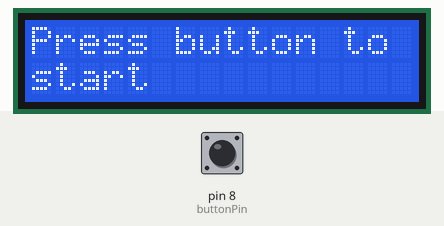
Recording of a sketch running on a simulated Arduino Uno, built with avr-gcc and run on an emulated ATmega328P. Parts: 16×2 character LCD. The test bench sets the inputs (shaded band); at power-on: pin 8 (buttonPin) LOW. Random numbers use the default seed unless the sketch sets one.

Above: at 1.2 s.
1.3 s: pin 8 (buttonPin) pulled HIGH for 0.15 s
At 1.47 s:
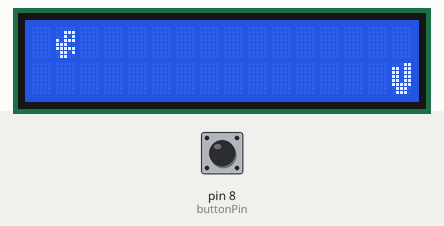
2.0 s: pin 8 (buttonPin) pulled HIGH for 0.15 s
At 2.68 s:
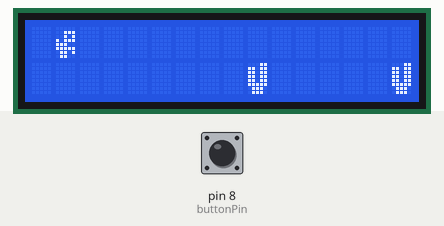
2.7 s: pin 8 (buttonPin) pulled HIGH for 1 s
At 3.28 s:
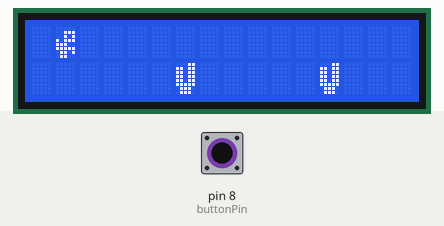
6.7 s: pin 8 (buttonPin) pulled HIGH for 0.15 s
At 7.16 s:
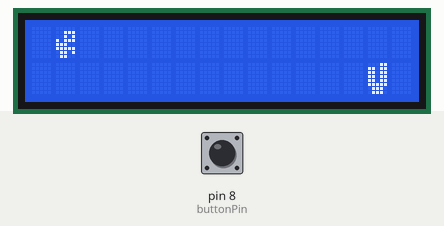
7.4 s: pin 8 (buttonPin) pulled HIGH for 1 s
At 7.77 s:
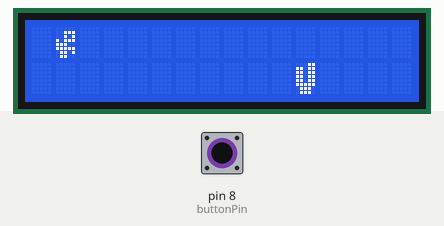
9.0 s: pin 8 (buttonPin) pulled HIGH for 3.2 s
At 15.8 s:
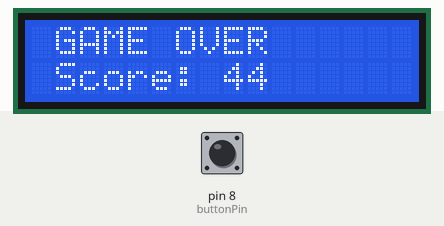
Timing chart, 0 to 17.3 s (numbered marks = the images above; inputs shaded):
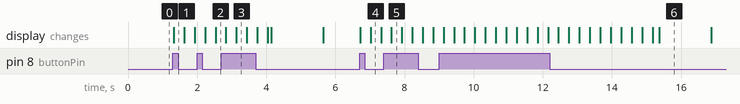

The sketch:

BeadandoV1.0.ino
```cpp
#include <LiquidCrystal.h>
#include <Wire.h>

LiquidCrystal lcd(2,3,4,5,6,7);

boolean dinoOnGround = true;

int buttonPin = 8;
int buttonState = 0;
int highScore = 0;

boolean playState = false;


int score = 0;

unsigned long jumpTime = 0;
bool jumping = false;

int cactusX = 16;
unsigned long lastMoved = 0;
int cactusSpeed = 200;
int distance = 6;
int distanceTwo = 6;

unsigned long lastUpdateScore = 0;

//dino character
byte dino [8]
{ B00000,
  B00111,
  B00101,
  B10111,
  B11100,
  B11111,
  B01101,
  B01100,
};

//tree character
byte tree [8]
{
  B00011,
  B11011,
  B11011,
  B11011,
  B11011,
  B11111,
  B01110,
  B01110
};

void readInput(){
  int state = digitalRead(buttonPin);
  if(state == HIGH && !jumping){
    jumping = true;
    jumpTime = millis();
  }
}
void Jump(){
  if(jumping){
    lcd.setCursor(1,0);
    lcd.write(7);
    lcd.setCursor(1,1);
    lcd.print(" ");
    dinoOnGround = false;
    if(millis() - jumpTime >= 800){
      jumping = false;
    }
  }
  else{
    lcd.setCursor(1,1);
    lcd.write(7);
    lcd.setCursor(1,0);
    lcd.print(" ");
    dinoOnGround = true;
  }
}

void moveCactus(){
  if(millis() - lastMoved >= cactusSpeed){
    lastMoved = millis();
    --cactusX;
    ++score;
    if(cactusX + distance + distanceTwo < 0){
      cactusX = 16;
      distance = random(5,9);
      distanceTwo = random(5,9);
    }
  }
}
void drawCactus(){
  if(cactusX >= 0 && cactusX < 16){
    lcd.setCursor(cactusX,1);
    lcd.write(6);
  }

  if(cactusX + 1 >= 0 && cactusX + 1 < 16){
    lcd.setCursor(cactusX+1,1);
    lcd.print(" ");
  }

  if(cactusX + distance >= 0 && cactusX + distance < 16){
    lcd.setCursor(cactusX + distance,1);
    lcd.write(6);
  }

  if(cactusX + distance + 1 >= 0 && cactusX + distance + 1 < 16){
    lcd.setCursor(cactusX + distance + 1,1);
    lcd.print(" ");
  }

  if(cactusX + distance + distanceTwo >= 0 &&
     cactusX + distance + distanceTwo < 16){

    lcd.setCursor(cactusX + distance + distanceTwo,1);
    lcd.write(6);
  }

  if(cactusX + distance + distanceTwo + 1 >= 0 &&
     cactusX + distance + distanceTwo + 1 < 16){

    lcd.setCursor(cactusX + distance + distanceTwo + 1,1);
    lcd.print(" ");
  }
}
void checkCollision(){
  if((cactusX == 1 ||
        cactusX + distance == 1 ||
        cactusX + distanceTwo + distance == 1)
        && dinoOnGround)
    {
        lcd.clear();
        lcd.setCursor(1,0);
        lcd.print("GAME OVER");
        lcd.setCursor(1,1);
        lcd.print("Score: ");
        lcd.print(score);
        delay(1500);

        playState = false;
        score = 0;
        cactusX = 16;
    }
}
void showScore(){
  lcd.setCursor(13,0);
  lcd.print(score);
}


void setup() {
  lcd.begin(16,2);
  lcd.createChar(7,dino);
  lcd.createChar(6,tree);
  lcd.setCursor(0,1);
  lcd.write(7);
  pinMode(buttonPin,INPUT);
}

void loop() {
  int start = 0;
  if(!playState){
    lcd.clear();
    start = 0;
    lcd.setCursor(0, 0);
    lcd.print("Press button to");
    lcd.setCursor(0,1);
    lcd.print("start");
    if(digitalRead(buttonPin) == HIGH){
      playState = true;
    }
  }
  else{
    if(start <= 1){
      lcd.clear();
    }
    readInput();
    Jump();
    moveCactus();
    drawCactus();
    checkCollision();
    //showScore();
    ++start;
  }
}
```
